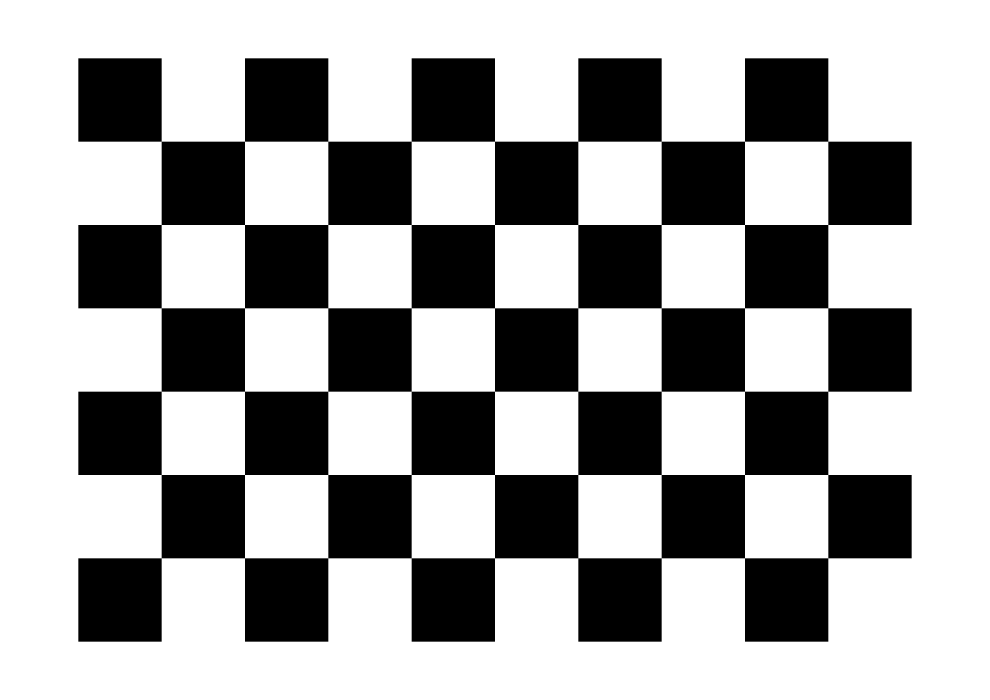
#> input picture tools/executor/checkerboard_10x7_25mm.png, 2970 x 2100 px (shown at 1/3 size)
$ python -i calib.py   (imports and definitions only)
#> lines starting #> are read from the running program, lines starting #| are printed output that depends on the picture; after the words box and inside, x2 and y2 are one past the last pixel; in counts of white or black regions, pixels touching at a corner belong together
#> further down, picture is the input picture: shape (2100, 2970, 3); 64.9% white; 1 black region, box (x1, y1, x2, y2) and area: (235, 175, 2735, 1925) 2187500
"""Pi-camera calibration: the 4 permanent bed-corner screws (234 mm along machine X x 257 mm along machine Y,
measured by the user) give a pixel -> bed-mm homography; the ArUco tiles are then measured in that frame
(centre + side, side checked against the caliper value 29.94 mm) and stored as the per-job registration map.

  calib.py calibrate [--image F]   screws -> H, tiles -> tile map, writes calib.json   (needs all 4 corner screws in view,
                                   i.e. bed near home: Y>=~200; at Y=130 the right-hand screws leave the frame)
  calib.py register [--image F]    job gate: homography from the stored tile corners, residual check, exit 0 ok / 2 blocked
                                   env REG_RMS_MM (default 0.5) and REG_MAX_MM (default 1.0) are the thresholds (spec decision)
Bed frame: a = mm along image-horizontal = machine Y direction (0..257), b = mm along image-vertical = machine X (0..234).
Not corrected: lens distortion (needs a checkerboard); homography is exact only for the screw plane.
"""
import json, sys
from pathlib import Path
import cv2, numpy as np
import camera, lens

OUT = Path(__file__).with_name("calib.json")
A_MM, B_MM = 257.0, 234.0           # corner-screw spacing (user): along image-x (Y axis), along image-y (X axis)
TILE_MM = 29.94                     # caliper, printed marker side


def screws(gray):
    """bright round blobs (screw heads) via top-hat, at several thresholds (corner screws differ in brightness)"""
    s = gray.shape[1] / 3264.0
#> s = 0.91
    f = (s / 0.5) ** 2                      # areas below were measured on a 1632 px wide frame
#> f = 3.31
    k = int(41 * s * 2) | 1
#> k = 75
    th = cv2.morphologyEx(cv2.GaussianBlur(gray, (3, 3), 0), cv2.MORPH_TOPHAT, cv2.getStructuringElement(cv2.MORPH_ELLIPSE, (k, k)))
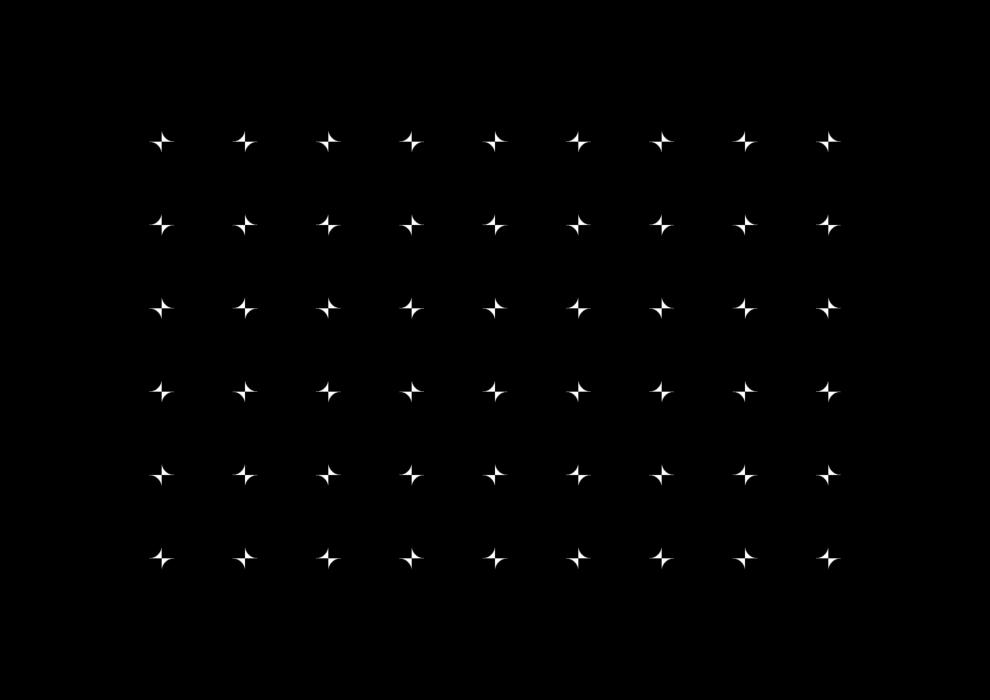
#> th: shape (2100, 2970) (shown at 1/3 size); min 0, max 255, mean 1.4
    out = []
    for thr in (45, 30, 20):
        n, _, st, cen = cv2.connectedComponentsWithStats((th > thr).astype(np.uint8))
        for i in range(1, n):
            x, y, w, h, a = st[i]
            if 220 * f <= a <= 700 * f and 0.7 < w / h < 1.5 and a / (w * h) > 0.5:
                if all(np.linalg.norm(cen[i] - o) > 8 * s * 2 for o in out):
                    out.append(cen[i])
#> after the loop, out = []
    return np.array(out)


def corner_screws(gray):
    """TL, TR, BR, BL: the LARGEST quad of screw blobs that is a parallelogram with the known aspect
    (the 2x2 inner screws also qualify, hence 'largest'; stray bright blobs do not form a parallelogram)."""
    from itertools import permutations
    p = screws(gray)
#> p = empty array
#> (the run stopped early here; a loop or call above may not have finished)
